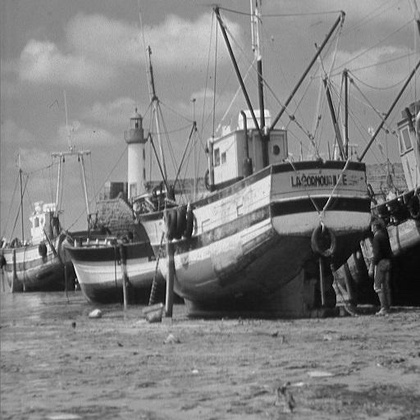
%> input picture Procesamiento usando Histrogramas/Imagenes/boat.jpg, 420 x 420 px, shrunk from 512 x 512 before the run
$ octave EspecifiacionHistograma.m   (GNU Octave 9; MATLAB toolbox functions it lacks are replaced by stand-ins)
%> lines starting %> are read from the running program, lines starting %| are printed output that depends on the picture
pkg load image

function imagenEspecificada = especificacionHistograma(img_path_origen, img_path_especificada)
%> called with img_path_origen = '../Imagenes/boat.jpg', img_path_especificada = '../Imagenes/peppers.jpeg'

    img = imread(img_path_origen);
%> img is the input picture: size 420x420 uint8; min 0, max 255, mean 129.7
    [img_m, img_n] = size(img);
%> img_m = 420; img_n = 420

    img_especificada = imread(img_path_especificada);
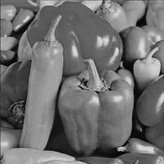
%> input picture Procesamiento usando Histrogramas/Imagenes/peppers.jpeg, 164 x 164 px, shrunk from 200 x 200 before the run
%> img_especificada is the input picture: size 164x164 uint8; min 0, max 225, mean 109.9
    [especificada_m, especificada_n] = size(img_especificada);
%> especificada_m = 164; especificada_n = 164

    hist_img = obtenerHistograma(img);
%> after the loop in obtenerHistograma, `for i = 0:255`: histograma = 256 values, max 3625 at index 147, min 0 at index 255, mean 689.1
%> hist_img has the same summary as histograma in obtenerHistograma
    hist_especificada = obtenerHistograma(img_especificada);
%> hist_especificada = 256 values, max 398 at index 99, min 0 at index 227, mean 105.1

    acu_img = distribucionAcumulativa(hist_img, img_m, img_n);
%> after the loop in distribucionAcumulativa, `for i = 0: 255`: dist = 256 values from 0.000108 to 1
%> acu_img = 256 values from 0.000108 to 1
    acu_espe = distribucionAcumulativa(hist_especificada, especificada_m, especificada_n);
%> acu_espe = 256 values from 0.000372 to 1

    imagenEspecificada = zeros(img_m, img_n);
    img_double = double(img);

    mapeo = zeros(256);

    for i = 1:256
        [value, index] = min(abs(acu_espe - acu_img(i)));
        mapeo(i) = index;
    endfor
%> this loop made 256 passes
%> (value, index) on passes 1 to 3: (0.000264, 1), (0.000236, 1), (0.00019, 1)
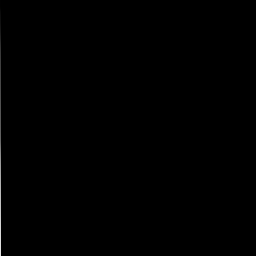
%> mapeo: size 256x256 double; min 0, max 226, mean 0.4
    for x = 1:img_m
        for y = 1:img_n
            imagenEspecificada(x, y) = round(mapeo(img_double(x, y) + 1));
        endfor
    endfor
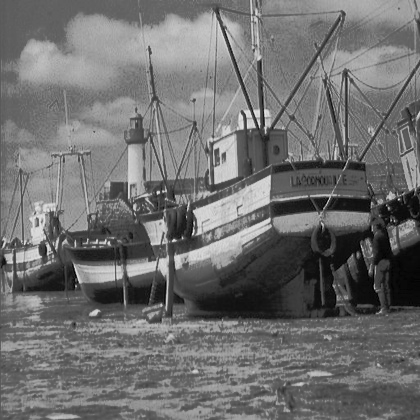
%> imagenEspecificada: size 420x420 double; min 1, max 226, mean 111.1
    imagenEspecificada = uint8(imagenEspecificada);
%> imagenEspecificada: size 420x420 uint8
endfunction


function dist = distribucionAcumulativa(hist, m, n)

    dist = zeros(256, 1);
    for i = 0: 255
        dist(i + 1) = sum(hist(1:i+1)/(m*n));
    endfor

endfunction

function histograma = obtenerHistograma(img)
    histograma = zeros(256, 1);
    for i = 0:255
        histograma(i+1) = sum(sum(img == i));
    endfor
endfunction


r = especificacionHistograma('../Imagenes/boat.jpg', '../Imagenes/peppers.jpeg');

imshow(r)
